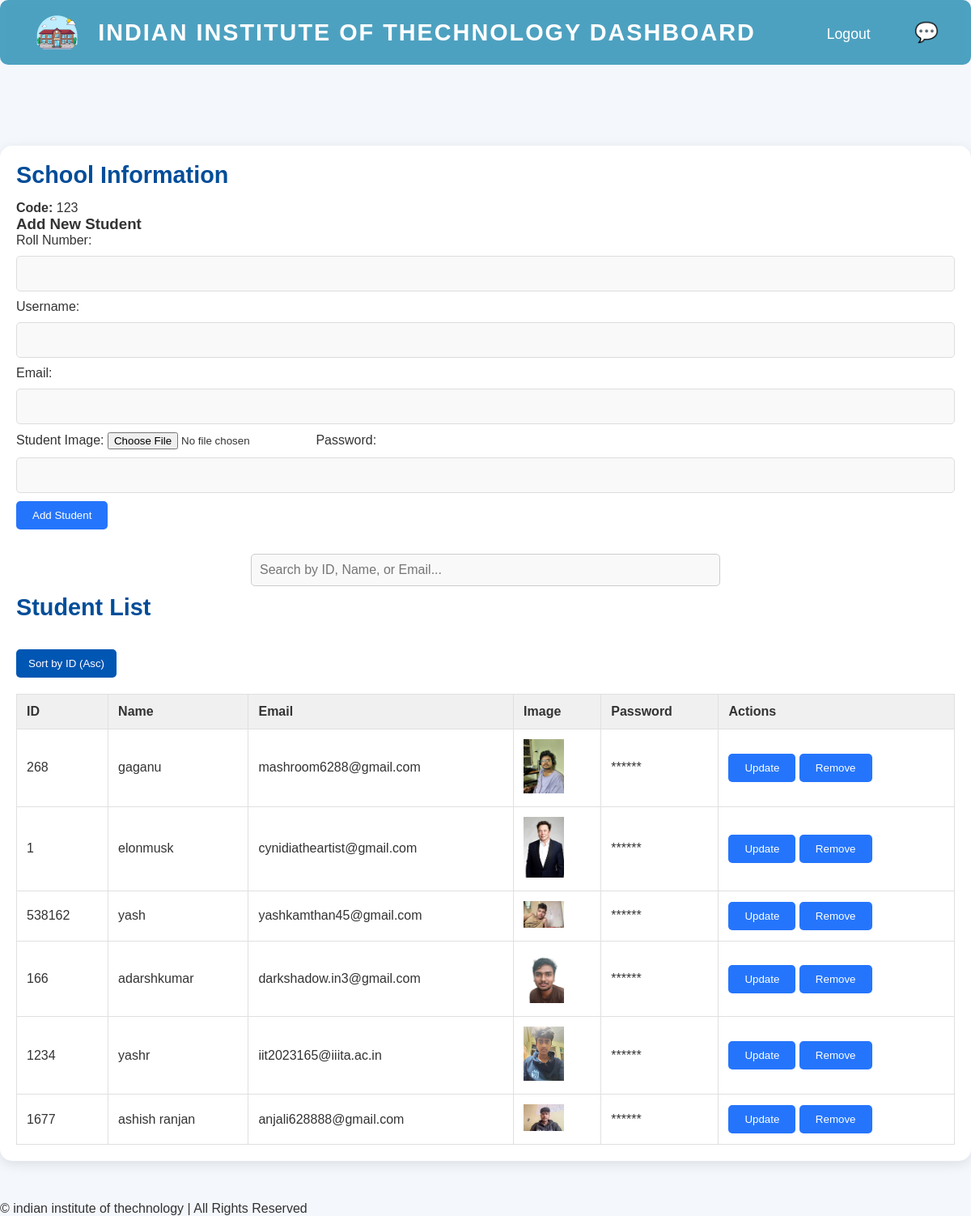
Page /school_dashboard/ (signed in) on the committed database.
### accounts/models.py (models this page shows, shortened)
class School(models.Model):
    name = models.CharField(max_length=255)
    code = models.CharField(max_length=10, unique=True)
    user = models.OneToOneField(User, on_delete=models.CASCADE, null=True)

class Student(models.Model):
    school = models.ForeignKey(School, on_delete=models.CASCADE)
    user = models.OneToOneField(User, on_delete=models.CASCADE)
    student_id = models.CharField(max_length=20, unique=True)
    email = models.EmailField()
    student_image = models.ImageField(upload_to="students/images")

### accounts/views.py (the view, shortened to what this page needs)
# urls.py: path('school_dashboard/',school_dashboard,name="school_dashboard"),
@login_required
def school_dashboard(request):
    school = get_object_or_404(School, id=request.user.school.id)
    students = Student.objects.filter(school=school)
    return render(request, 'home/student_dashboard.html', {'school': school, 'students': students})

### home/templates/home/student_dashboard.html (shortened to what this page needs)
<!DOCTYPE html>
<html lang="en">
<head>
    {% load static %}
    <link rel="stylesheet" href="{% static 'css/school_dashboard.css' %}">
</head>
<body>
    <header>
        <div class="navbar">
            <div id="logo">
                <img src="{% static 'images/sl.png' %}" alt="School Logo">
                <h1>{{ school.name }} Dashboard</h1>
            </div>
            <div class="navbar-links">
                <a href="{% url 'logout_view' %}">Logout</a>
                <a href="{% url 'chat_list' %}">
                <span class="chat-icon">💬</span></a>
            </div>
        </div>
    </header>
    <div class="container">
        <h2>School Information</h2>
        <p><strong>Code:</strong> {{ school.code }}</p>
        <div class="add-student-form">
            <h3>Add New Student</h3>
            <form method="POST" enctype="multipart/form-data">
                <label for="roll_number">Roll Number:</label>
                <input type="text" name="roll_number" id="roll_number" required>
                <label for="username">Username:</label>
                <input type="text" name="username" id="username" required>
                <label for="email">Email:</label>
                <input type="email" name="email" id="email" required>
                <label for="student_image">Student Image:</label>
                <input type="file" name="student_image" id="student_image">
                <label for="password">Password:</label>
                <input type="password" name="password" id="password" required>
                <button type="submit" name="add_student" class="first-button">Add Student</button>
            </form>
        </div>
        <div class="search-container">
            <input type="text" id="searchInput" onkeyup="searchFunction()" placeholder="Search by ID, Name, or Email..." title="Search">
        </div>
        <h2>Student List</h2>
        <button class="sort-button" onclick="sortTable()">Sort by ID (Asc)</button>
        <table id="studentTable">
            <thead>
                <tr>
                    <th>ID</th>
                    <th>Name</th>
                    <th>Email</th>
                    <th>Image</th>
                    <th>Password</th>
                    <th>Actions</th>
                </tr>
            </thead>
            <tbody>
                {% for student in students %}
                <tr>
                    <td>{{ student.student_id }}</td>
                    <td>{{ student.user.username }}</td>
                    <td>{{ student.email }}</td>
                    <td>
                        {% if student.student_image %}
                            <img src="{{ student.student_image.url }}" alt="{{ student.user.username }}" width="50">
                        {% else %}
                            No image available
                        {% endif %}
                    </td>
                    <td>******</td>
                    <td>
                        <button class="first-button" onclick="openUpdateForm({{ student.id }}, '{{ student.user.username }}', '{{ student.email }}', '{{ student.student_id }}')">Update</button>
                        <form method="POST" style="display:inline;">
                            <button type="submit" name="remove_student" class="first-button" onclick="return confirm('Are you sure you want to remove this student?')">Remove</button>
                        </form>
                    </td>
                </tr>
                {% empty %}
                <tr>
                    <td colspan="6">No students found.</td>
                </tr>
                {% endfor %}
            </tbody>
        </table>
    </div>
    <footer>
        <p>&copy; {{ school.name }} | All Rights Reserved</p>
    </footer>
</body>
</html>

### home/static/css/school_dashboard.css (style rules this page uses)
* { box-sizing: border-box; margin: 0; padding: 0; font-family: 'Arial', sans-serif; }
body { background-color: #f4f7fc; color: #333; padding-top: 80px; margin: 0; }
.navbar { display: flex; justify-content: space-between; align-items: center; background: rgba(7, 125, 167, 0.7); color: white; padding: 15px 40px; border-radius: 10px; position: fixed; top: 0; left: 0; width: 100%; z-index: 1000; backdrop-filter: blur(5px); }
.navbar a { color: white; text-decoration: none; font-size: 1.1rem; margin-left: 30px; transition: all 0.3s ease; }
#logo { display: flex; align-items: center; }
#logo img { height: 50px; margin-right: 20px; border-radius: 50%; transition: transform 0.3s ease-in-out; }
#logo h1 { font-size: 1.8rem; font-weight: 700; letter-spacing: 2px; text-transform: uppercase; color: white; margin: 0; }
.container { max-width: 1200px; margin: 100px auto 50px; padding: 20px; background-color: white; border-radius: 15px; box-shadow: 0 4px 15px rgba(0, 0, 0, 0.1); }
h1 { color: #333; font-size: 2.5rem; font-weight: 600; margin-bottom: 20px; }
h2 { color: #004d99; font-size: 1.8rem; margin-bottom: 15px; }
table { width: 100%; border-collapse: collapse; margin-top: 20px; }
th, td { padding: 12px; text-align: left; border: 1px solid #e0e0e0; }
th { background-color: #f0f0f0; font-size: 1rem; color: #333; }
td { background-color: #ffffff; font-size: 1rem; }
tr:nth-child(even) { background-color: #f9f9f9; }
.first-button { background-color: #2575fc; color: white; padding: 10px 20px; border: none; border-radius: 5px; cursor: pointer; text-decoration: none; transition: background-color 0.3s ease; }
input[type="text"], input[type="email"], input[type="password"], select, textarea { width: 100%; padding: 12px; margin: 10px 0; border-radius: 5px; border: 1px solid #ddd; font-size: 1rem; background-color: #f9f9f9; transition: border 0.3s ease; }
.search-container { margin-top: 20px; text-align: center; }
#searchInput { width: 50%; padding: 10px; font-size: 1rem; border: 1px solid #ccc; border-radius: 5px; }
.sort-button { background-color: #0056b3; color: white; padding: 10px 15px; border: none; border-radius: 5px; cursor: pointer; margin-top: 20px; }

### home/templates/home/student_dashboard.html (style rules this page uses)
.chat-icon { font-size: 24px; cursor: pointer; margin-left: 20px; }

### rows in the picture
School: name "INDIAN INSTITUTE OF THECHNOLOGY", code "123", name "indian institute of thechnology"
Student: student_id "268", user.username "gaganu", email "mashroom6288@gmail.com", student_image (picture)
Student: student_id "1", user.username "elonmusk", email "cynidiatheartist@gmail.com", student_image (picture)
Student: student_id "538162", user.username "yash", email "yashkamthan45@gmail.com", student_image (picture)
Student: student_id "166", user.username "adarshkumar", email "darkshadow.in3@gmail.com", student_image (picture)
Student: student_id "1234", user.username "yashr", email "iit2023165@iiita.ac.in", student_image (picture)
Student: student_id "1677", user.username "ashish ranjan", email "anjali628888@gmail.com", student_image (picture)
